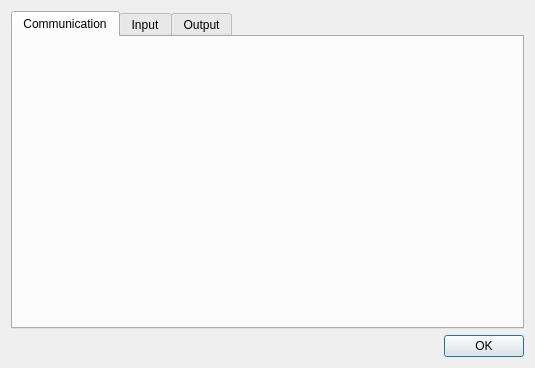
<?xml version="1.0" encoding="UTF-8"?>
<ui version="4.0">
 <class>SAKToolBoxUiParameters</class>
 <widget class="QDialog" name="SAKToolBoxUiParameters">
  <property name="geometry">
   <rect>
    <x>0</x>
    <y>0</y>
    <width>535</width>
    <height>368</height>
   </rect>
  </property>
  <property name="windowTitle">
   <string>Dialog</string>
  </property>
  <layout class="QGridLayout" name="gridLayout">
   <item row="1" column="1">
    <widget class="QPushButton" name="pushButtonOK">
     <property name="text">
      <string>OK</string>
     </property>
    </widget>
   </item>
   <item row="1" column="0">
    <spacer name="horizontalSpacer">
     <property name="orientation">
      <enum>Qt::Horizontal</enum>
     </property>
     <property name="sizeHint" stdset="0">
      <size>
       <width>40</width>
       <height>20</height>
      </size>
     </property>
    </spacer>
   </item>
   <item row="0" column="0" colspan="2">
    <widget class="QTabWidget" name="tabWidget">
     <property name="currentIndex">
      <number>0</number>
     </property>
     <widget class="QWidget" name="tab">
      <attribute name="title">
       <string>Communication</string>
      </attribute>
      <layout class="QVBoxLayout" name="verticalLayout">
       <item>
        <widget class="SAKMaskerToolUi" name="widgetTxMasker" native="true"/>
       </item>
       <item>
        <widget class="SAKMaskerToolUi" name="widgetRxMasker" native="true"/>
       </item>
       <item>
        <widget class="SAKAnalyzerToolUi" name="widgetTxAnanyzer" native="true"/>
       </item>
       <item>
        <widget class="SAKAnalyzerToolUi" name="widgetRxAnanlyzer" native="true"/>
       </item>
       <item>
        <spacer name="verticalSpacer">
         <property name="orientation">
          <enum>Qt::Vertical</enum>
         </property>
         <property name="sizeHint" stdset="0">
          <size>
           <width>20</width>
           <height>40</height>
          </size>
         </property>
        </spacer>
       </item>
      </layout>
     </widget>
     <widget class="QWidget" name="tab_2">
      <attribute name="title">
       <string>Input</string>
      </attribute>
      <layout class="QVBoxLayout" name="verticalLayout_2">
       <item>
        <widget class="QGroupBox" name="groupBox_4">
         <property name="minimumSize">
          <size>
           <width>0</width>
           <height>50</height>
          </size>
         </property>
         <property name="title">
          <string>Preprocessing</string>
         </property>
         <layout class="QGridLayout" name="gridLayout_6">
          <item row="2" column="1">
           <widget class="SAKEscapeCharacterComboBox" name="comboBoxEscapeCharacter"/>
          </item>
          <item row="0" column="1">
           <widget class="SAKAffixesComboBox" name="comboBoxPrefix"/>
          </item>
          <item row="1" column="1">
           <widget class="SAKAffixesComboBox" name="comboBoxSuffix"/>
          </item>
          <item row="1" column="0">
           <widget class="QLabel" name="label_12">
            <property name="text">
             <string>Frame suffix</string>
            </property>
           </widget>
          </item>
          <item row="0" column="0">
           <widget class="QLabel" name="label_11">
            <property name="text">
             <string>Frame prefix</string>
            </property>
           </widget>
          </item>
          <item row="2" column="0">
           <widget class="QLabel" name="label_13">
            <property name="text">
             <string>Escape character</string>
            </property>
           </widget>
          </item>
          <item row="0" column="2">
           <spacer name="horizontalSpacer_5">
            <property name="orientation">
             <enum>Qt::Horizontal</enum>
            </property>
            <property name="sizeHint" stdset="0">
             <size>
              <width>40</width>
              <height>20</height>
             </size>
            </property>
           </spacer>
          </item>
         </layout>
        </widget>
       </item>
       <item>
        <widget class="QGroupBox" name="groupBox_2">
         <property name="title">
          <string>CRC settings</string>
         </property>
         <layout class="QGridLayout" name="gridLayout_2">
          <item row="1" column="0" colspan="7">
           <layout class="QHBoxLayout" name="horizontalLayout">
            <item>
             <widget class="QLabel" name="label_8">
              <property name="text">
               <string>Algorithm</string>
              </property>
             </widget>
            </item>
            <item>
             <widget class="SAKCrcAlgorithmComboBox" name="comboBoxAlgorithm">
              <property name="sizePolicy">
               <sizepolicy hsizetype="Expanding" vsizetype="Fixed">
                <horstretch>0</horstretch>
                <verstretch>0</verstretch>
               </sizepolicy>
              </property>
             </widget>
            </item>
           </layout>
          </item>
          <item row="0" column="1">
           <widget class="SAKCheckBox" name="checkBoxBigEndian">
            <property name="text">
             <string>Big endian</string>
            </property>
           </widget>
          </item>
          <item row="0" column="6">
           <spacer name="horizontalSpacer_4">
            <property name="orientation">
             <enum>Qt::Horizontal</enum>
            </property>
            <property name="sizeHint" stdset="0">
             <size>
              <width>40</width>
              <height>20</height>
             </size>
            </property>
           </spacer>
          </item>
          <item row="0" column="4">
           <widget class="QLabel" name="label_10">
            <property name="text">
             <string>End index</string>
            </property>
           </widget>
          </item>
          <item row="0" column="0">
           <widget class="SAKCheckBox" name="checkBoxCrcEnable">
            <property name="text">
             <string>Enable</string>
            </property>
           </widget>
          </item>
          <item row="0" column="2">
           <widget class="QLabel" name="label_9">
            <property name="text">
             <string>Start index</string>
            </property>
           </widget>
          </item>
          <item row="0" column="3">
           <widget class="SAKSpinBox" name="spinBoxStartIndex"/>
          </item>
          <item row="0" column="5">
           <widget class="SAKSpinBox" name="spinBoxEndIndex"/>
          </item>
         </layout>
        </widget>
       </item>
       <item>
        <spacer name="verticalSpacer_2">
         <property name="orientation">
          <enum>Qt::Vertical</enum>
         </property>
         <property name="sizeHint" stdset="0">
          <size>
           <width>20</width>
           <height>40</height>
          </size>
         </property>
        </spacer>
       </item>
      </layout>
     </widget>
     <widget class="QWidget" name="tab_3">
      <attribute name="title">
       <string>Output</string>
      </attribute>
      <layout class="QGridLayout" name="gridLayout_8">
       <item row="2" column="0">
        <spacer name="verticalSpacer_3">
         <property name="orientation">
          <enum>Qt::Vertical</enum>
         </property>
         <property name="sizeHint" stdset="0">
          <size>
           <width>20</width>
           <height>40</height>
          </size>
         </property>
        </spacer>
       </item>
       <item row="1" column="0">
        <widget class="QGroupBox" name="groupBox_6">
         <property name="minimumSize">
          <size>
           <width>0</width>
           <height>50</height>
          </size>
         </property>
         <property name="title">
          <string>Highlighter</string>
         </property>
         <layout class="QGridLayout" name="gridLayout_10">
          <item row="0" column="0">
           <widget class="QTextEdit" name="textEdit"/>
          </item>
         </layout>
        </widget>
       </item>
       <item row="0" column="0">
        <widget class="SAKStorerToolUi" name="widgetStorer" native="true"/>
       </item>
      </layout>
     </widget>
    </widget>
   </item>
  </layout>
 </widget>
 <customwidgets>
  <customwidget>
   <class>SAKCheckBox</class>
   <extends>QCheckBox</extends>
   <header location="global">SAKCheckBox.hh</header>
  </customwidget>
  <customwidget>
   <class>SAKSpinBox</class>
   <extends>QSpinBox</extends>
   <header location="global">SAKSpinBox.hh</header>
  </customwidget>
  <customwidget>
   <class>SAKAnalyzerToolUi</class>
   <extends>QWidget</extends>
   <header location="global">SAKAnalyzerToolUi.hh</header>
   <container>1</container>
  </customwidget>
  <customwidget>
   <class>SAKMaskerToolUi</class>
   <extends>QWidget</extends>
   <header location="global">SAKMaskerToolUi.hh</header>
   <container>1</container>
  </customwidget>
  <customwidget>
   <class>SAKEscapeCharacterComboBox</class>
   <extends>QComboBox</extends>
   <header location="global">SAKEscapeCharacterComboBox.hh</header>
  </customwidget>
  <customwidget>
   <class>SAKAffixesComboBox</class>
   <extends>QComboBox</extends>
   <header location="global">SAKAffixesComboBox.hh</header>
  </customwidget>
  <customwidget>
   <class>SAKCrcAlgorithmComboBox</class>
   <extends>QComboBox</extends>
   <header location="global">SAKCrcAlgorithmComboBox.hh</header>
  </customwidget>
  <customwidget>
   <class>SAKStorerToolUi</class>
   <extends>QWidget</extends>
   <header location="global">SAKStorerToolUi.hh</header>
   <container>1</container>
  </customwidget>
 </customwidgets>
 <resources/>
 <connections>
  <connection>
   <sender>pushButtonOK</sender>
   <signal>clicked()</signal>
   <receiver>SAKToolBoxUiParameters</receiver>
   <slot>accept()</slot>
   <hints>
    <hint type="sourcelabel">
     <x>457</x>
     <y>391</y>
    </hint>
    <hint type="destinationlabel">
     <x>393</x>
     <y>399</y>
    </hint>
   </hints>
  </connection>
 </connections>
</ui>
